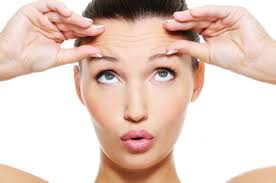
#> input picture Body_Parts_Detection_and_Tracking/input.jpg, 276 x 183 px
$ python p4.py
#> lines starting #> are read from the running program, lines starting #| are printed output that depends on the picture; after the words box and inside, x2 and y2 are one past the last pixel; in counts of white or black regions, pixels touching at a corner belong together
# Un sistema robusto es más fácil de entrenar cuando se quirn detectar objetos o partes con
# características únicas, afortunadamente los elementos de la cara son así, en esta sección
# vamos a desarrollar un programa detector de ojos y sobremontar una imagen de unos lentes.

# Diversión detectando ojos.

import cv2
import numpy as np

face_cascade = cv2.CascadeClassifier('/home/pi/opencv/opencv-4.1.2/data/haarcascades/haarcascade_frontalface_alt.xml')
eye_cascade = cv2.CascadeClassifier('/home/pi/opencv/opencv-4.1.2/data/haarcascades/haarcascade_eye.xml')

if face_cascade.empty():
    raise IOError("No está disponible para cargar el archivo classificador de cascada xml")

if eye_cascade.empty():
    raise IOError("No ha sido posible cargar el archivo clasificador de cascada xml")

img = cv2.imread('input.jpg')
#> img is the input picture: shape (183, 276, 3); mean B, G, R 193.2, 204, 228
glasses_img = cv2.imread('glasses.jpg')
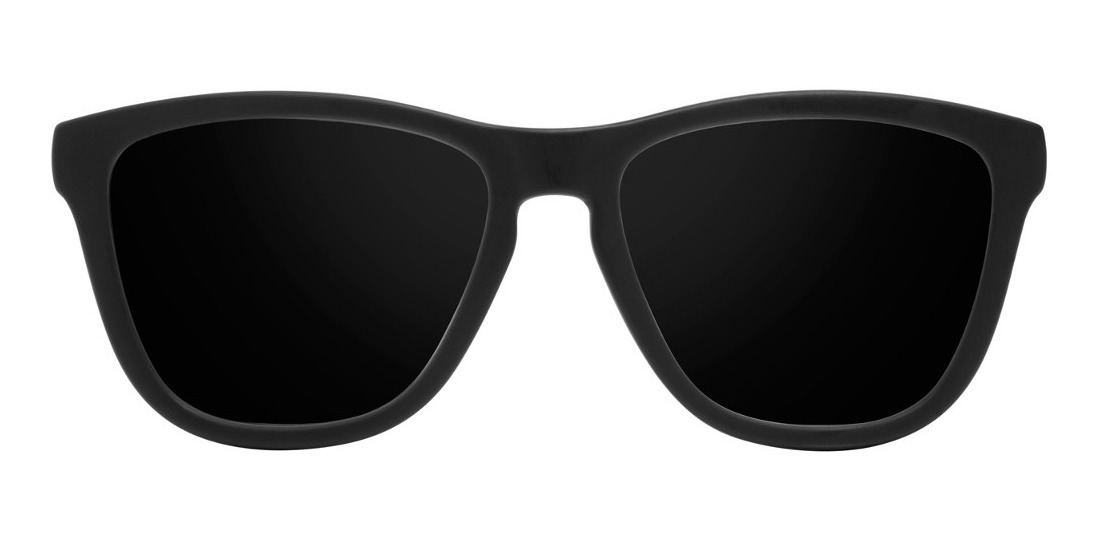
#> input picture Body_Parts_Detection_and_Tracking/glasses.jpg, 1100 x 537 px
#> glasses_img is the input picture: shape (537, 1100, 3); min 0, max 255, mean 149.2

#cap = cv2.VideoCapture(-1)
#ds_factor = 1.0

gray = cv2.cvtColor(img, cv2.COLOR_BGR2GRAY)
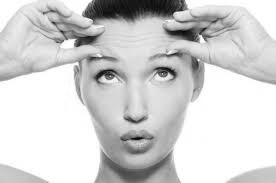
#> gray: shape (183, 276); min 6, max 255, mean 210

centers = []
faces = face_cascade.detectMultiScale(gray, 1.3, 5)
#> faces = [[66, 18, 143, 143]]
for (x, y ,w ,h) in faces:
    roi_gray = gray[y:y+h, x:x+w]
    roi_color = img[y:y+h, x:x+w]

    eyes = eye_cascade.detectMultiScale(roi_gray)
    for (x_eye, y_eye, w_eye, h_eye) in eyes:
        centers.append((x + int(x_eye + 0.5 * w_eye), (y + int(y_eye + 0.5 * h_eye))))
#> this loop made 1 pass
#> (x, y, w, h, eyes) on pass 1: (66, 18, 143, 143, [[77, 34, 42, 42], [21, 39, 37, 37]])
#> pass 1, `roi_gray = gray[y:y+h, x:x+w]`:
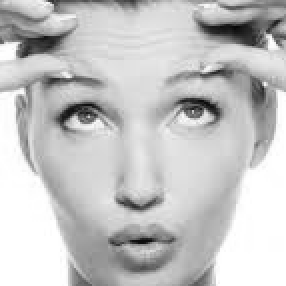
#> roi_gray: shape (143, 143) (shown 2 times larger); min 6, max 255, mean 196.6
#> pass 1, `roi_color = img[y:y+h, x:x+w]`:
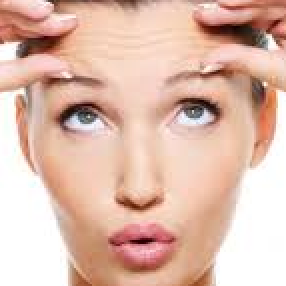
#> roi_color: shape (143, 143, 3) (shown 2 times larger); mean B, G, R 172.2, 187.5, 223.7
#> after the loop, centers = [(164, 73), (105, 75)]


if len(centers) > 0 :
    # el factor de 2.12 es adaptable dependiendo del tamaño de la cara
    glasses_width = 55 + abs(centers[1][0] - centers[0][0])
#> glasses_width = 114
    overlay_img = np.ones(img.shape, np.uint8) * 255
    h, w = glasses_img.shape[:2]
#> h = 537; w = 1100
    scaling_factor = glasses_width / w
#> scaling_factor = 0.104
    overlay_glasses = cv2.resize(glasses_img, None, fx = scaling_factor, fy = scaling_factor, interpolation = cv2.INTER_AREA)
    x = centers[0][0] if centers[0][0] < centers[1][0] else centers[1][0]
#> x = 105

    # Adaptamos las localizaiones de X e Y; dependiendo del tamaño de la cara
    x -= int(0.22 * overlay_glasses.shape[1])
#> x = 80
    y += int(0.7 * overlay_glasses.shape[0])
#> y = 57

    h, w = overlay_glasses.shape[:2]
#> h = 56; w = 114
    print(overlay_glasses)
#> (printed output is left out)
    overlay_img[y:y+h, x:x+w] = overlay_glasses
    # Creamos la máscara
    gray_glasses = cv2.cvtColor(overlay_img, cv2.COLOR_BGR2GRAY)
    ret, mask = cv2.threshold(gray_glasses, 110, 255, cv2.THRESH_BINARY)
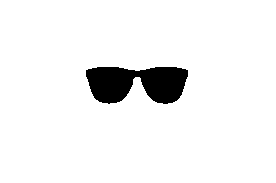
#> mask: shape (183, 276); 94.4% white; 1 black region, box (x1, y1, x2, y2) and area: (86, 67, 188, 104) 2816
    mask_inv = cv2.bitwise_not(mask)
    temp = cv2.bitwise_and(img, img, mask = mask)
    temp2 = cv2.bitwise_and(overlay_img, overlay_img, mask = mask_inv)
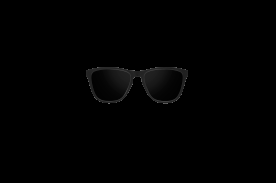
#> temp2: shape (183, 276, 3); min 0, max 109, mean 1.2
    final_img = cv2.add(temp, temp2)
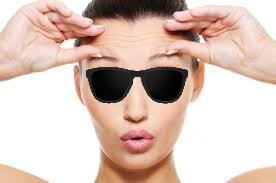
#> final_img: shape (183, 276, 3); mean B, G, R 185.4, 195.4, 217.5

    cv2.imshow("Dectetor de ojos", img)
    cv2.imshow("Lentes", final_img)
    cv2.waitKey()
    cv2.destroyAllWindows()
